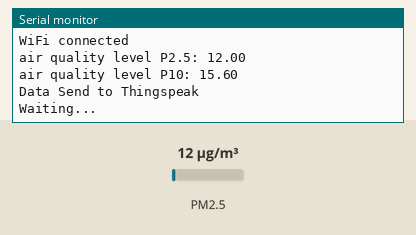
A sketch run on a simulated ESP8266 (NodeMCU). Shown: the last lines printed to the serial monitor. The test bench sets the inputs (shaded band); at power-on: PM2.5 12 µg/m³. WiFi joins after 1.5 s; servers stay silent unless stated.

Above: at 2.7 s.
2.8 s: PM2.5 set to 6 µg/m³
At 3.86 s:
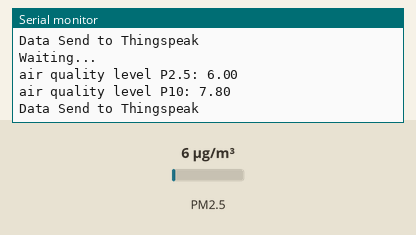
5.4 s: PM2.5 set to 75 µg/m³
At 6.8 s:
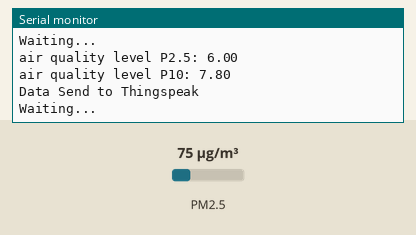
Timing chart, 0 to 8.4 s (numbered marks = the images above; inputs shaded):
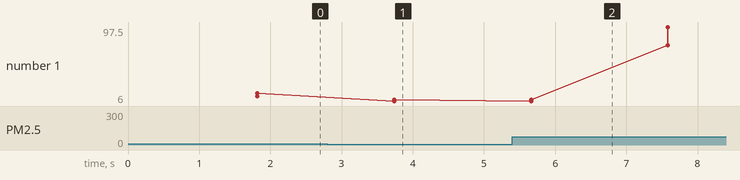

Measured:
- after the input at 2.8 s, the serial monitor: prints a new line after 0.94 s (image 1)
- plotted number 1: 15.6 → 7.8 after the input at 2.8 s, 7.8 → 97.5 after the input at 5.4 s

The sketch:

Dust_level.ino
```cpp
//----------By Raju shrestha-------------------------

#include <SDS011.h>    //dust sensor library
#include <ESP8266WiFi.h>    //wifi library
float p10,p25;
int error;
SDS011 my_sds;
const char* ssid = "xxxxxxx";  // write your wifi name
const char* password = "xxxxxxxx"; // your wIFi password
String apiKey = "xxxxxxxxxxxxxxxxx"; // API key
const char* server = "api.thingspeak.com";
WiFiClient client;
void setup() {
	my_sds.begin(2,6);
	Serial.begin(9600);
	delay(10);
Serial.println("Connecting to ");
Serial.println(ssid);
WiFi.begin(ssid, password);
while (WiFi.status() != WL_CONNECTED){
delay(10);
Serial.print(".");
}
Serial.println("");
Serial.println("WiFi connected");
}
void loop() {
	error = my_sds.read(&p25,&p10);
	delay(100);
if (client.connect(server, 80)) // "184.106.153.149" or api.thingspeak.com
{
	 String postStr = apiKey;
	 postStr +="&field1=";
  	 postStr += String(p25);
    	 postStr +="&field2=";
 	 postStr += String(p10);
	 postStr += "\r\n\r\n";
client.print("POST /update HTTP/1.1\n");
client.print("Host: api.thingspeak.com\n");
client.print("Connection: close\n");
client.print("X-THINGSPEAKAPIKEY: " + apiKey + "\n");
client.print("Content-Type: application/x-www-form-urlencoded\n");
client.print("Content-Length: ");
client.print(postStr.length());
client.print("\n\n");
client.print(postStr);
Serial.println("air quality level P2.5: "+String(p25));
Serial.println("air quality level P10: "+String(p10));
Serial.println("Data Send to Thingspeak");
}
delay(100);
client.stop();
Serial.println("Waiting...");
delay(1500);
}
```
